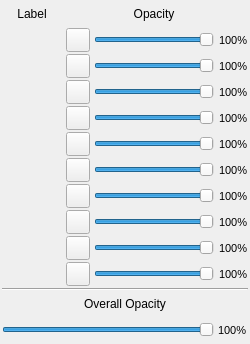
<?xml version="1.0" encoding="UTF-8"?>
<ui version="4.0">
 <class>discreteColorsFrame</class>
 <widget class="QFrame" name="discreteColorsFrame">
  <property name="geometry">
   <rect>
    <x>0</x>
    <y>0</y>
    <width>250</width>
    <height>344</height>
   </rect>
  </property>
  <property name="sizePolicy">
   <sizepolicy hsizetype="Preferred" vsizetype="Preferred">
    <horstretch>0</horstretch>
    <verstretch>0</verstretch>
   </sizepolicy>
  </property>
  <property name="minimumSize">
   <size>
    <width>0</width>
    <height>0</height>
   </size>
  </property>
  <property name="windowTitle">
   <string>Frame</string>
  </property>
  <layout class="QGridLayout" name="gridLayout">
   <property name="leftMargin">
    <number>2</number>
   </property>
   <property name="topMargin">
    <number>2</number>
   </property>
   <property name="rightMargin">
    <number>2</number>
   </property>
   <property name="bottomMargin">
    <number>2</number>
   </property>
   <property name="horizontalSpacing">
    <number>4</number>
   </property>
   <property name="verticalSpacing">
    <number>2</number>
   </property>
   <item row="0" column="0">
    <widget class="QLabel" name="label_header_label">
     <property name="sizePolicy">
      <sizepolicy hsizetype="Preferred" vsizetype="Fixed">
       <horstretch>0</horstretch>
       <verstretch>0</verstretch>
      </sizepolicy>
     </property>
     <property name="minimumSize">
      <size>
       <width>60</width>
       <height>24</height>
      </size>
     </property>
     <property name="maximumSize">
      <size>
       <width>16777215</width>
       <height>24</height>
      </size>
     </property>
     <property name="font">
      <font>
       <family>Segoe UI</family>
       <pointsize>9</pointsize>
      </font>
     </property>
     <property name="text">
      <string>Label</string>
     </property>
     <property name="alignment">
      <set>Qt::AlignCenter</set>
     </property>
    </widget>
   </item>
   <item row="0" column="2">
    <widget class="QLabel" name="opacity_label">
     <property name="sizePolicy">
      <sizepolicy hsizetype="Preferred" vsizetype="Fixed">
       <horstretch>0</horstretch>
       <verstretch>0</verstretch>
      </sizepolicy>
     </property>
     <property name="minimumSize">
      <size>
       <width>0</width>
       <height>24</height>
      </size>
     </property>
     <property name="maximumSize">
      <size>
       <width>16777215</width>
       <height>24</height>
      </size>
     </property>
     <property name="font">
      <font>
       <family>Segoe UI</family>
       <pointsize>9</pointsize>
      </font>
     </property>
     <property name="text">
      <string>Opacity</string>
     </property>
     <property name="alignment">
      <set>Qt::AlignCenter</set>
     </property>
    </widget>
   </item>
   <item row="1" column="0">
    <widget class="QLabel" name="label_label_0">
     <property name="sizePolicy">
      <sizepolicy hsizetype="Preferred" vsizetype="Fixed">
       <horstretch>0</horstretch>
       <verstretch>0</verstretch>
      </sizepolicy>
     </property>
     <property name="minimumSize">
      <size>
       <width>40</width>
       <height>24</height>
      </size>
     </property>
     <property name="maximumSize">
      <size>
       <width>16777215</width>
       <height>24</height>
      </size>
     </property>
     <property name="font">
      <font>
       <family>Segoe UI</family>
       <pointsize>8</pointsize>
      </font>
     </property>
     <property name="text">
      <string/>
     </property>
     <property name="alignment">
      <set>Qt::AlignCenter</set>
     </property>
    </widget>
   </item>
   <item row="1" column="1">
    <widget class="QPushButton" name="label_button_0">
     <property name="sizePolicy">
      <sizepolicy hsizetype="Fixed" vsizetype="Fixed">
       <horstretch>0</horstretch>
       <verstretch>0</verstretch>
      </sizepolicy>
     </property>
     <property name="minimumSize">
      <size>
       <width>24</width>
       <height>24</height>
      </size>
     </property>
     <property name="maximumSize">
      <size>
       <width>24</width>
       <height>24</height>
      </size>
     </property>
     <property name="font">
      <font>
       <family>Segoe UI</family>
       <pointsize>9</pointsize>
      </font>
     </property>
     <property name="toolTip">
      <string>Update color...</string>
     </property>
     <property name="text">
      <string/>
     </property>
    </widget>
   </item>
   <item row="1" column="2">
    <widget class="QSlider" name="alpha_slider_0">
     <property name="sizePolicy">
      <sizepolicy hsizetype="Expanding" vsizetype="Fixed">
       <horstretch>0</horstretch>
       <verstretch>0</verstretch>
      </sizepolicy>
     </property>
     <property name="minimumSize">
      <size>
       <width>80</width>
       <height>24</height>
      </size>
     </property>
     <property name="maximumSize">
      <size>
       <width>16777215</width>
       <height>24</height>
      </size>
     </property>
     <property name="maximum">
      <number>100</number>
     </property>
     <property name="value">
      <number>100</number>
     </property>
     <property name="orientation">
      <enum>Qt::Horizontal</enum>
     </property>
    </widget>
   </item>
   <item row="1" column="3">
    <widget class="QLabel" name="pct_label_0">
     <property name="sizePolicy">
      <sizepolicy hsizetype="Preferred" vsizetype="Fixed">
       <horstretch>0</horstretch>
       <verstretch>0</verstretch>
      </sizepolicy>
     </property>
     <property name="minimumSize">
      <size>
       <width>0</width>
       <height>24</height>
      </size>
     </property>
     <property name="maximumSize">
      <size>
       <width>16777215</width>
       <height>24</height>
      </size>
     </property>
     <property name="font">
      <font>
       <family>Segoe UI</family>
       <pointsize>8</pointsize>
      </font>
     </property>
     <property name="text">
      <string>100%</string>
     </property>
     <property name="indent">
      <number>1</number>
     </property>
    </widget>
   </item>
   <item row="2" column="0">
    <widget class="QLabel" name="label_label_1">
     <property name="sizePolicy">
      <sizepolicy hsizetype="Preferred" vsizetype="Fixed">
       <horstretch>0</horstretch>
       <verstretch>0</verstretch>
      </sizepolicy>
     </property>
     <property name="minimumSize">
      <size>
       <width>40</width>
       <height>24</height>
      </size>
     </property>
     <property name="maximumSize">
      <size>
       <width>16777215</width>
       <height>24</height>
      </size>
     </property>
     <property name="font">
      <font>
       <family>Segoe UI</family>
       <pointsize>8</pointsize>
      </font>
     </property>
     <property name="text">
      <string/>
     </property>
     <property name="alignment">
      <set>Qt::AlignCenter</set>
     </property>
    </widget>
   </item>
   <item row="2" column="1">
    <widget class="QPushButton" name="label_button_1">
     <property name="sizePolicy">
      <sizepolicy hsizetype="Fixed" vsizetype="Fixed">
       <horstretch>0</horstretch>
       <verstretch>0</verstretch>
      </sizepolicy>
     </property>
     <property name="minimumSize">
      <size>
       <width>24</width>
       <height>24</height>
      </size>
     </property>
     <property name="maximumSize">
      <size>
       <width>24</width>
       <height>24</height>
      </size>
     </property>
     <property name="font">
      <font>
       <family>Segoe UI</family>
       <pointsize>9</pointsize>
      </font>
     </property>
     <property name="toolTip">
      <string>Update color...</string>
     </property>
     <property name="text">
      <string/>
     </property>
    </widget>
   </item>
   <item row="2" column="2">
    <widget class="QSlider" name="alpha_slider_1">
     <property name="sizePolicy">
      <sizepolicy hsizetype="Expanding" vsizetype="Fixed">
       <horstretch>0</horstretch>
       <verstretch>0</verstretch>
      </sizepolicy>
     </property>
     <property name="minimumSize">
      <size>
       <width>80</width>
       <height>24</height>
      </size>
     </property>
     <property name="maximumSize">
      <size>
       <width>16777215</width>
       <height>24</height>
      </size>
     </property>
     <property name="maximum">
      <number>100</number>
     </property>
     <property name="value">
      <number>100</number>
     </property>
     <property name="orientation">
      <enum>Qt::Horizontal</enum>
     </property>
    </widget>
   </item>
   <item row="2" column="3">
    <widget class="QLabel" name="pct_label_1">
     <property name="sizePolicy">
      <sizepolicy hsizetype="Preferred" vsizetype="Fixed">
       <horstretch>0</horstretch>
       <verstretch>0</verstretch>
      </sizepolicy>
     </property>
     <property name="minimumSize">
      <size>
       <width>0</width>
       <height>24</height>
      </size>
     </property>
     <property name="maximumSize">
      <size>
       <width>16777215</width>
       <height>24</height>
      </size>
     </property>
     <property name="font">
      <font>
       <family>Segoe UI</family>
       <pointsize>8</pointsize>
      </font>
     </property>
     <property name="text">
      <string>100%</string>
     </property>
     <property name="indent">
      <number>1</number>
     </property>
    </widget>
   </item>
   <item row="3" column="0">
    <widget class="QLabel" name="label_label_2">
     <property name="sizePolicy">
      <sizepolicy hsizetype="Preferred" vsizetype="Fixed">
       <horstretch>0</horstretch>
       <verstretch>0</verstretch>
      </sizepolicy>
     </property>
     <property name="minimumSize">
      <size>
       <width>40</width>
       <height>24</height>
      </size>
     </property>
     <property name="maximumSize">
      <size>
       <width>16777215</width>
       <height>24</height>
      </size>
     </property>
     <property name="font">
      <font>
       <family>Segoe UI</family>
       <pointsize>8</pointsize>
      </font>
     </property>
     <property name="text">
      <string/>
     </property>
     <property name="alignment">
      <set>Qt::AlignCenter</set>
     </property>
    </widget>
   </item>
   <item row="3" column="1">
    <widget class="QPushButton" name="label_button_2">
     <property name="sizePolicy">
      <sizepolicy hsizetype="Fixed" vsizetype="Fixed">
       <horstretch>0</horstretch>
       <verstretch>0</verstretch>
      </sizepolicy>
     </property>
     <property name="minimumSize">
      <size>
       <width>24</width>
       <height>24</height>
      </size>
     </property>
     <property name="maximumSize">
      <size>
       <width>24</width>
       <height>24</height>
      </size>
     </property>
     <property name="font">
      <font>
       <family>Segoe UI</family>
       <pointsize>9</pointsize>
      </font>
     </property>
     <property name="toolTip">
      <string>Update color...</string>
     </property>
     <property name="text">
      <string/>
     </property>
    </widget>
   </item>
   <item row="3" column="2">
    <widget class="QSlider" name="alpha_slider_2">
     <property name="sizePolicy">
      <sizepolicy hsizetype="Expanding" vsizetype="Fixed">
       <horstretch>0</horstretch>
       <verstretch>0</verstretch>
      </sizepolicy>
     </property>
     <property name="minimumSize">
      <size>
       <width>80</width>
       <height>24</height>
      </size>
     </property>
     <property name="maximumSize">
      <size>
       <width>16777215</width>
       <height>24</height>
      </size>
     </property>
     <property name="maximum">
      <number>100</number>
     </property>
     <property name="value">
      <number>100</number>
     </property>
     <property name="orientation">
      <enum>Qt::Horizontal</enum>
     </property>
    </widget>
   </item>
   <item row="3" column="3">
    <widget class="QLabel" name="pct_label_2">
     <property name="sizePolicy">
      <sizepolicy hsizetype="Preferred" vsizetype="Fixed">
       <horstretch>0</horstretch>
       <verstretch>0</verstretch>
      </sizepolicy>
     </property>
     <property name="minimumSize">
      <size>
       <width>0</width>
       <height>24</height>
      </size>
     </property>
     <property name="maximumSize">
      <size>
       <width>16777215</width>
       <height>24</height>
      </size>
     </property>
     <property name="font">
      <font>
       <family>Segoe UI</family>
       <pointsize>8</pointsize>
      </font>
     </property>
     <property name="text">
      <string>100%</string>
     </property>
     <property name="indent">
      <number>1</number>
     </property>
    </widget>
   </item>
   <item row="4" column="0">
    <widget class="QLabel" name="label_label_3">
     <property name="sizePolicy">
      <sizepolicy hsizetype="Preferred" vsizetype="Fixed">
       <horstretch>0</horstretch>
       <verstretch>0</verstretch>
      </sizepolicy>
     </property>
     <property name="minimumSize">
      <size>
       <width>40</width>
       <height>24</height>
      </size>
     </property>
     <property name="maximumSize">
      <size>
       <width>16777215</width>
       <height>24</height>
      </size>
     </property>
     <property name="font">
      <font>
       <family>Segoe UI</family>
       <pointsize>8</pointsize>
      </font>
     </property>
     <property name="text">
      <string/>
     </property>
     <property name="alignment">
      <set>Qt::AlignCenter</set>
     </property>
    </widget>
   </item>
   <item row="4" column="1">
    <widget class="QPushButton" name="label_button_3">
     <property name="sizePolicy">
      <sizepolicy hsizetype="Fixed" vsizetype="Fixed">
       <horstretch>0</horstretch>
       <verstretch>0</verstretch>
      </sizepolicy>
     </property>
     <property name="minimumSize">
      <size>
       <width>24</width>
       <height>24</height>
      </size>
     </property>
     <property name="maximumSize">
      <size>
       <width>24</width>
       <height>24</height>
      </size>
     </property>
     <property name="font">
      <font>
       <family>Segoe UI</family>
       <pointsize>9</pointsize>
      </font>
     </property>
     <property name="toolTip">
      <string>Update color...</string>
     </property>
     <property name="text">
      <string/>
     </property>
    </widget>
   </item>
   <item row="4" column="2">
    <widget class="QSlider" name="alpha_slider_3">
     <property name="sizePolicy">
      <sizepolicy hsizetype="Expanding" vsizetype="Fixed">
       <horstretch>0</horstretch>
       <verstretch>0</verstretch>
      </sizepolicy>
     </property>
     <property name="minimumSize">
      <size>
       <width>80</width>
       <height>24</height>
      </size>
     </property>
     <property name="maximumSize">
      <size>
       <width>16777215</width>
       <height>24</height>
      </size>
     </property>
     <property name="maximum">
      <number>100</number>
     </property>
     <property name="value">
      <number>100</number>
     </property>
     <property name="orientation">
      <enum>Qt::Horizontal</enum>
     </property>
    </widget>
   </item>
   <item row="4" column="3">
    <widget class="QLabel" name="pct_label_3">
     <property name="sizePolicy">
      <sizepolicy hsizetype="Preferred" vsizetype="Fixed">
       <horstretch>0</horstretch>
       <verstretch>0</verstretch>
      </sizepolicy>
     </property>
     <property name="minimumSize">
      <size>
       <width>0</width>
       <height>24</height>
      </size>
     </property>
     <property name="maximumSize">
      <size>
       <width>16777215</width>
       <height>24</height>
      </size>
     </property>
     <property name="font">
      <font>
       <family>Segoe UI</family>
       <pointsize>8</pointsize>
      </font>
     </property>
     <property name="text">
      <string>100%</string>
     </property>
     <property name="indent">
      <number>1</number>
     </property>
    </widget>
   </item>
   <item row="5" column="0">
    <widget class="QLabel" name="label_label_4">
     <property name="sizePolicy">
      <sizepolicy hsizetype="Preferred" vsizetype="Fixed">
       <horstretch>0</horstretch>
       <verstretch>0</verstretch>
      </sizepolicy>
     </property>
     <property name="minimumSize">
      <size>
       <width>40</width>
       <height>24</height>
      </size>
     </property>
     <property name="maximumSize">
      <size>
       <width>16777215</width>
       <height>24</height>
      </size>
     </property>
     <property name="font">
      <font>
       <family>Segoe UI</family>
       <pointsize>8</pointsize>
      </font>
     </property>
     <property name="text">
      <string/>
     </property>
     <property name="alignment">
      <set>Qt::AlignCenter</set>
     </property>
    </widget>
   </item>
   <item row="5" column="1">
    <widget class="QPushButton" name="label_button_4">
     <property name="sizePolicy">
      <sizepolicy hsizetype="Fixed" vsizetype="Fixed">
       <horstretch>0</horstretch>
       <verstretch>0</verstretch>
      </sizepolicy>
     </property>
     <property name="minimumSize">
      <size>
       <width>24</width>
       <height>24</height>
      </size>
     </property>
     <property name="maximumSize">
      <size>
       <width>24</width>
       <height>24</height>
      </size>
     </property>
     <property name="font">
      <font>
       <family>Segoe UI</family>
       <pointsize>9</pointsize>
      </font>
     </property>
     <property name="toolTip">
      <string>Update color...</string>
     </property>
     <property name="text">
      <string/>
     </property>
    </widget>
   </item>
   <item row="5" column="2">
    <widget class="QSlider" name="alpha_slider_4">
     <property name="sizePolicy">
      <sizepolicy hsizetype="Expanding" vsizetype="Fixed">
       <horstretch>0</horstretch>
       <verstretch>0</verstretch>
      </sizepolicy>
     </property>
     <property name="minimumSize">
      <size>
       <width>80</width>
       <height>24</height>
      </size>
     </property>
     <property name="maximumSize">
      <size>
       <width>16777215</width>
       <height>24</height>
      </size>
     </property>
     <property name="maximum">
      <number>100</number>
     </property>
     <property name="value">
      <number>100</number>
     </property>
     <property name="orientation">
      <enum>Qt::Horizontal</enum>
     </property>
    </widget>
   </item>
   <item row="5" column="3">
    <widget class="QLabel" name="pct_label_4">
     <property name="sizePolicy">
      <sizepolicy hsizetype="Preferred" vsizetype="Fixed">
       <horstretch>0</horstretch>
       <verstretch>0</verstretch>
      </sizepolicy>
     </property>
     <property name="minimumSize">
      <size>
       <width>0</width>
       <height>24</height>
      </size>
     </property>
     <property name="maximumSize">
      <size>
       <width>16777215</width>
       <height>24</height>
      </size>
     </property>
     <property name="font">
      <font>
       <family>Segoe UI</family>
       <pointsize>8</pointsize>
      </font>
     </property>
     <property name="text">
      <string>100%</string>
     </property>
     <property name="indent">
      <number>1</number>
     </property>
    </widget>
   </item>
   <item row="6" column="0">
    <widget class="QLabel" name="label_label_5">
     <property name="sizePolicy">
      <sizepolicy hsizetype="Preferred" vsizetype="Fixed">
       <horstretch>0</horstretch>
       <verstretch>0</verstretch>
      </sizepolicy>
     </property>
     <property name="minimumSize">
      <size>
       <width>40</width>
       <height>24</height>
      </size>
     </property>
     <property name="maximumSize">
      <size>
       <width>16777215</width>
       <height>24</height>
      </size>
     </property>
     <property name="font">
      <font>
       <family>Segoe UI</family>
       <pointsize>8</pointsize>
      </font>
     </property>
     <property name="text">
      <string/>
     </property>
     <property name="alignment">
      <set>Qt::AlignCenter</set>
     </property>
    </widget>
   </item>
   <item row="6" column="1">
    <widget class="QPushButton" name="label_button_5">
     <property name="sizePolicy">
      <sizepolicy hsizetype="Fixed" vsizetype="Fixed">
       <horstretch>0</horstretch>
       <verstretch>0</verstretch>
      </sizepolicy>
     </property>
     <property name="minimumSize">
      <size>
       <width>24</width>
       <height>24</height>
      </size>
     </property>
     <property name="maximumSize">
      <size>
       <width>24</width>
       <height>24</height>
      </size>
     </property>
     <property name="font">
      <font>
       <family>Segoe UI</family>
       <pointsize>9</pointsize>
      </font>
     </property>
     <property name="toolTip">
      <string>Update color...</string>
     </property>
     <property name="text">
      <string/>
     </property>
    </widget>
   </item>
   <item row="6" column="2">
    <widget class="QSlider" name="alpha_slider_5">
     <property name="sizePolicy">
      <sizepolicy hsizetype="Expanding" vsizetype="Fixed">
       <horstretch>0</horstretch>
       <verstretch>0</verstretch>
      </sizepolicy>
     </property>
     <property name="minimumSize">
      <size>
       <width>80</width>
       <height>24</height>
      </size>
     </property>
     <property name="maximumSize">
      <size>
       <width>16777215</width>
       <height>24</height>
      </size>
     </property>
     <property name="maximum">
      <number>100</number>
     </property>
     <property name="value">
      <number>100</number>
     </property>
     <property name="orientation">
      <enum>Qt::Horizontal</enum>
     </property>
    </widget>
   </item>
   <item row="6" column="3">
    <widget class="QLabel" name="pct_label_5">
     <property name="sizePolicy">
      <sizepolicy hsizetype="Preferred" vsizetype="Fixed">
       <horstretch>0</horstretch>
       <verstretch>0</verstretch>
      </sizepolicy>
     </property>
     <property name="minimumSize">
      <size>
       <width>0</width>
       <height>24</height>
      </size>
     </property>
     <property name="maximumSize">
      <size>
       <width>16777215</width>
       <height>24</height>
      </size>
     </property>
     <property name="font">
      <font>
       <family>Segoe UI</family>
       <pointsize>8</pointsize>
      </font>
     </property>
     <property name="text">
      <string>100%</string>
     </property>
     <property name="indent">
      <number>1</number>
     </property>
    </widget>
   </item>
   <item row="7" column="0">
    <widget class="QLabel" name="label_label_6">
     <property name="sizePolicy">
      <sizepolicy hsizetype="Preferred" vsizetype="Fixed">
       <horstretch>0</horstretch>
       <verstretch>0</verstretch>
      </sizepolicy>
     </property>
     <property name="minimumSize">
      <size>
       <width>40</width>
       <height>24</height>
      </size>
     </property>
     <property name="maximumSize">
      <size>
       <width>16777215</width>
       <height>24</height>
      </size>
     </property>
     <property name="font">
      <font>
       <family>Segoe UI</family>
       <pointsize>8</pointsize>
      </font>
     </property>
     <property name="text">
      <string/>
     </property>
     <property name="alignment">
      <set>Qt::AlignCenter</set>
     </property>
    </widget>
   </item>
   <item row="7" column="1">
    <widget class="QPushButton" name="label_button_6">
     <property name="sizePolicy">
      <sizepolicy hsizetype="Fixed" vsizetype="Fixed">
       <horstretch>0</horstretch>
       <verstretch>0</verstretch>
      </sizepolicy>
     </property>
     <property name="minimumSize">
      <size>
       <width>24</width>
       <height>24</height>
      </size>
     </property>
     <property name="maximumSize">
      <size>
       <width>24</width>
       <height>24</height>
      </size>
     </property>
     <property name="font">
      <font>
       <family>Segoe UI</family>
       <pointsize>9</pointsize>
      </font>
     </property>
     <property name="toolTip">
      <string>Update color...</string>
     </property>
     <property name="text">
      <string/>
     </property>
    </widget>
   </item>
   <item row="7" column="2">
    <widget class="QSlider" name="alpha_slider_6">
     <property name="sizePolicy">
      <sizepolicy hsizetype="Expanding" vsizetype="Fixed">
       <horstretch>0</horstretch>
       <verstretch>0</verstretch>
      </sizepolicy>
     </property>
     <property name="minimumSize">
      <size>
       <width>80</width>
       <height>24</height>
      </size>
     </property>
     <property name="maximumSize">
      <size>
       <width>16777215</width>
       <height>24</height>
      </size>
     </property>
     <property name="maximum">
      <number>100</number>
     </property>
     <property name="value">
      <number>100</number>
     </property>
     <property name="orientation">
      <enum>Qt::Horizontal</enum>
     </property>
    </widget>
   </item>
   <item row="7" column="3">
    <widget class="QLabel" name="pct_label_6">
     <property name="sizePolicy">
      <sizepolicy hsizetype="Preferred" vsizetype="Fixed">
       <horstretch>0</horstretch>
       <verstretch>0</verstretch>
      </sizepolicy>
     </property>
     <property name="minimumSize">
      <size>
       <width>0</width>
       <height>24</height>
      </size>
     </property>
     <property name="maximumSize">
      <size>
       <width>16777215</width>
       <height>24</height>
      </size>
     </property>
     <property name="font">
      <font>
       <family>Segoe UI</family>
       <pointsize>8</pointsize>
      </font>
     </property>
     <property name="text">
      <string>100%</string>
     </property>
     <property name="indent">
      <number>1</number>
     </property>
    </widget>
   </item>
   <item row="8" column="0">
    <widget class="QLabel" name="label_label_7">
     <property name="sizePolicy">
      <sizepolicy hsizetype="Preferred" vsizetype="Fixed">
       <horstretch>0</horstretch>
       <verstretch>0</verstretch>
      </sizepolicy>
     </property>
     <property name="minimumSize">
      <size>
       <width>40</width>
       <height>24</height>
      </size>
     </property>
     <property name="maximumSize">
      <size>
       <width>16777215</width>
       <height>24</height>
      </size>
     </property>
     <property name="font">
      <font>
       <family>Segoe UI</family>
       <pointsize>8</pointsize>
      </font>
     </property>
     <property name="text">
      <string/>
     </property>
     <property name="alignment">
      <set>Qt::AlignCenter</set>
     </property>
    </widget>
   </item>
   <item row="8" column="1">
    <widget class="QPushButton" name="label_button_7">
     <property name="sizePolicy">
      <sizepolicy hsizetype="Fixed" vsizetype="Fixed">
       <horstretch>0</horstretch>
       <verstretch>0</verstretch>
      </sizepolicy>
     </property>
     <property name="minimumSize">
      <size>
       <width>24</width>
       <height>24</height>
      </size>
     </property>
     <property name="maximumSize">
      <size>
       <width>24</width>
       <height>24</height>
      </size>
     </property>
     <property name="font">
      <font>
       <family>Segoe UI</family>
       <pointsize>9</pointsize>
      </font>
     </property>
     <property name="toolTip">
      <string>Update color...</string>
     </property>
     <property name="text">
      <string/>
     </property>
    </widget>
   </item>
   <item row="8" column="2">
    <widget class="QSlider" name="alpha_slider_7">
     <property name="sizePolicy">
      <sizepolicy hsizetype="Expanding" vsizetype="Fixed">
       <horstretch>0</horstretch>
       <verstretch>0</verstretch>
      </sizepolicy>
     </property>
     <property name="minimumSize">
      <size>
       <width>80</width>
       <height>24</height>
      </size>
     </property>
     <property name="maximumSize">
      <size>
       <width>16777215</width>
       <height>24</height>
      </size>
     </property>
     <property name="maximum">
      <number>100</number>
     </property>
     <property name="value">
      <number>100</number>
     </property>
     <property name="orientation">
      <enum>Qt::Horizontal</enum>
     </property>
    </widget>
   </item>
   <item row="8" column="3">
    <widget class="QLabel" name="pct_label_7">
     <property name="sizePolicy">
      <sizepolicy hsizetype="Preferred" vsizetype="Fixed">
       <horstretch>0</horstretch>
       <verstretch>0</verstretch>
      </sizepolicy>
     </property>
     <property name="minimumSize">
      <size>
       <width>0</width>
       <height>24</height>
      </size>
     </property>
     <property name="maximumSize">
      <size>
       <width>16777215</width>
       <height>24</height>
      </size>
     </property>
     <property name="font">
      <font>
       <family>Segoe UI</family>
       <pointsize>8</pointsize>
      </font>
     </property>
     <property name="text">
      <string>100%</string>
     </property>
     <property name="indent">
      <number>1</number>
     </property>
    </widget>
   </item>
   <item row="9" column="0">
    <widget class="QLabel" name="label_label_8">
     <property name="sizePolicy">
      <sizepolicy hsizetype="Preferred" vsizetype="Fixed">
       <horstretch>0</horstretch>
       <verstretch>0</verstretch>
      </sizepolicy>
     </property>
     <property name="minimumSize">
      <size>
       <width>40</width>
       <height>24</height>
      </size>
     </property>
     <property name="maximumSize">
      <size>
       <width>16777215</width>
       <height>24</height>
      </size>
     </property>
     <property name="font">
      <font>
       <family>Segoe UI</family>
       <pointsize>8</pointsize>
      </font>
     </property>
     <property name="text">
      <string/>
     </property>
     <property name="alignment">
      <set>Qt::AlignCenter</set>
     </property>
    </widget>
   </item>
   <item row="9" column="1">
    <widget class="QPushButton" name="label_button_8">
     <property name="sizePolicy">
      <sizepolicy hsizetype="Fixed" vsizetype="Fixed">
       <horstretch>0</horstretch>
       <verstretch>0</verstretch>
      </sizepolicy>
     </property>
     <property name="minimumSize">
      <size>
       <width>24</width>
       <height>24</height>
      </size>
     </property>
     <property name="maximumSize">
      <size>
       <width>24</width>
       <height>24</height>
      </size>
     </property>
     <property name="font">
      <font>
       <family>Segoe UI</family>
       <pointsize>9</pointsize>
      </font>
     </property>
     <property name="toolTip">
      <string>Update color...</string>
     </property>
     <property name="text">
      <string/>
     </property>
    </widget>
   </item>
   <item row="9" column="2">
    <widget class="QSlider" name="alpha_slider_8">
     <property name="sizePolicy">
      <sizepolicy hsizetype="Expanding" vsizetype="Fixed">
       <horstretch>0</horstretch>
       <verstretch>0</verstretch>
      </sizepolicy>
     </property>
     <property name="minimumSize">
      <size>
       <width>80</width>
       <height>24</height>
      </size>
     </property>
     <property name="maximumSize">
      <size>
       <width>16777215</width>
       <height>24</height>
      </size>
     </property>
     <property name="maximum">
      <number>100</number>
     </property>
     <property name="value">
      <number>100</number>
     </property>
     <property name="orientation">
      <enum>Qt::Horizontal</enum>
     </property>
    </widget>
   </item>
   <item row="9" column="3">
    <widget class="QLabel" name="pct_label_8">
     <property name="sizePolicy">
      <sizepolicy hsizetype="Preferred" vsizetype="Fixed">
       <horstretch>0</horstretch>
       <verstretch>0</verstretch>
      </sizepolicy>
     </property>
     <property name="minimumSize">
      <size>
       <width>0</width>
       <height>24</height>
      </size>
     </property>
     <property name="maximumSize">
      <size>
       <width>16777215</width>
       <height>24</height>
      </size>
     </property>
     <property name="font">
      <font>
       <family>Segoe UI</family>
       <pointsize>8</pointsize>
      </font>
     </property>
     <property name="text">
      <string>100%</string>
     </property>
     <property name="indent">
      <number>1</number>
     </property>
    </widget>
   </item>
   <item row="10" column="0">
    <widget class="QLabel" name="label_label_9">
     <property name="sizePolicy">
      <sizepolicy hsizetype="Preferred" vsizetype="Fixed">
       <horstretch>0</horstretch>
       <verstretch>0</verstretch>
      </sizepolicy>
     </property>
     <property name="minimumSize">
      <size>
       <width>40</width>
       <height>24</height>
      </size>
     </property>
     <property name="maximumSize">
      <size>
       <width>16777215</width>
       <height>24</height>
      </size>
     </property>
     <property name="font">
      <font>
       <family>Segoe UI</family>
       <pointsize>8</pointsize>
      </font>
     </property>
     <property name="text">
      <string/>
     </property>
     <property name="alignment">
      <set>Qt::AlignCenter</set>
     </property>
    </widget>
   </item>
   <item row="10" column="1">
    <widget class="QPushButton" name="label_button_9">
     <property name="sizePolicy">
      <sizepolicy hsizetype="Fixed" vsizetype="Fixed">
       <horstretch>0</horstretch>
       <verstretch>0</verstretch>
      </sizepolicy>
     </property>
     <property name="minimumSize">
      <size>
       <width>24</width>
       <height>24</height>
      </size>
     </property>
     <property name="maximumSize">
      <size>
       <width>24</width>
       <height>24</height>
      </size>
     </property>
     <property name="font">
      <font>
       <family>Segoe UI</family>
       <pointsize>9</pointsize>
      </font>
     </property>
     <property name="toolTip">
      <string>Update color...</string>
     </property>
     <property name="text">
      <string/>
     </property>
    </widget>
   </item>
   <item row="10" column="2">
    <widget class="QSlider" name="alpha_slider_9">
     <property name="sizePolicy">
      <sizepolicy hsizetype="Expanding" vsizetype="Fixed">
       <horstretch>0</horstretch>
       <verstretch>0</verstretch>
      </sizepolicy>
     </property>
     <property name="minimumSize">
      <size>
       <width>80</width>
       <height>24</height>
      </size>
     </property>
     <property name="maximumSize">
      <size>
       <width>16777215</width>
       <height>24</height>
      </size>
     </property>
     <property name="maximum">
      <number>100</number>
     </property>
     <property name="value">
      <number>100</number>
     </property>
     <property name="orientation">
      <enum>Qt::Horizontal</enum>
     </property>
    </widget>
   </item>
   <item row="10" column="3">
    <widget class="QLabel" name="pct_label_9">
     <property name="sizePolicy">
      <sizepolicy hsizetype="Preferred" vsizetype="Fixed">
       <horstretch>0</horstretch>
       <verstretch>0</verstretch>
      </sizepolicy>
     </property>
     <property name="minimumSize">
      <size>
       <width>0</width>
       <height>24</height>
      </size>
     </property>
     <property name="maximumSize">
      <size>
       <width>16777215</width>
       <height>24</height>
      </size>
     </property>
     <property name="font">
      <font>
       <family>Segoe UI</family>
       <pointsize>8</pointsize>
      </font>
     </property>
     <property name="text">
      <string>100%</string>
     </property>
     <property name="indent">
      <number>1</number>
     </property>
    </widget>
   </item>
   <item row="11" column="0" colspan="4">
    <widget class="Line" name="line">
     <property name="minimumSize">
      <size>
       <width>0</width>
       <height>2</height>
      </size>
     </property>
     <property name="maximumSize">
      <size>
       <width>16777215</width>
       <height>2</height>
      </size>
     </property>
     <property name="orientation">
      <enum>Qt::Horizontal</enum>
     </property>
    </widget>
   </item>
   <item row="13" column="0" colspan="3">
    <widget class="QSlider" name="overall_alpha">
     <property name="sizePolicy">
      <sizepolicy hsizetype="Expanding" vsizetype="Fixed">
       <horstretch>0</horstretch>
       <verstretch>0</verstretch>
      </sizepolicy>
     </property>
     <property name="minimumSize">
      <size>
       <width>0</width>
       <height>24</height>
      </size>
     </property>
     <property name="maximumSize">
      <size>
       <width>16777215</width>
       <height>24</height>
      </size>
     </property>
     <property name="maximum">
      <number>100</number>
     </property>
     <property name="value">
      <number>100</number>
     </property>
     <property name="orientation">
      <enum>Qt::Horizontal</enum>
     </property>
    </widget>
   </item>
   <item row="13" column="3">
    <widget class="QLabel" name="label_5">
     <property name="sizePolicy">
      <sizepolicy hsizetype="Preferred" vsizetype="Fixed">
       <horstretch>0</horstretch>
       <verstretch>0</verstretch>
      </sizepolicy>
     </property>
     <property name="minimumSize">
      <size>
       <width>0</width>
       <height>24</height>
      </size>
     </property>
     <property name="maximumSize">
      <size>
       <width>16777215</width>
       <height>24</height>
      </size>
     </property>
     <property name="font">
      <font>
       <family>Segoe UI</family>
       <pointsize>8</pointsize>
      </font>
     </property>
     <property name="text">
      <string>100%</string>
     </property>
    </widget>
   </item>
   <item row="12" column="0" colspan="4">
    <widget class="QLabel" name="label_4">
     <property name="sizePolicy">
      <sizepolicy hsizetype="Preferred" vsizetype="Fixed">
       <horstretch>0</horstretch>
       <verstretch>0</verstretch>
      </sizepolicy>
     </property>
     <property name="minimumSize">
      <size>
       <width>0</width>
       <height>24</height>
      </size>
     </property>
     <property name="maximumSize">
      <size>
       <width>16777215</width>
       <height>24</height>
      </size>
     </property>
     <property name="font">
      <font>
       <family>Segoe UI</family>
       <pointsize>9</pointsize>
      </font>
     </property>
     <property name="text">
      <string>Overall Opacity</string>
     </property>
     <property name="alignment">
      <set>Qt::AlignCenter</set>
     </property>
    </widget>
   </item>
  </layout>
 </widget>
 <resources/>
 <connections/>
</ui>
